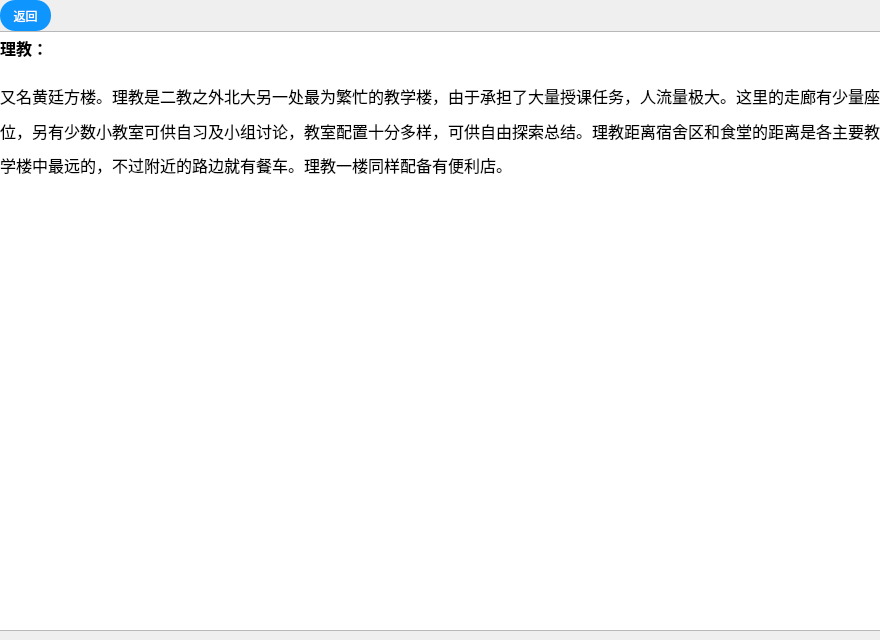
<?xml version="1.0" encoding="UTF-8"?>
<ui version="4.0">
 <class>a_lijiao</class>
 <widget class="QDialog" name="a_lijiao">
  <property name="geometry">
   <rect>
    <x>0</x>
    <y>0</y>
    <width>880</width>
    <height>640</height>
   </rect>
  </property>
  <property name="windowTitle">
   <string>Dialog</string>
  </property>
  <widget class="QPushButton" name="pushButton">
   <property name="geometry">
    <rect>
     <x>0</x>
     <y>0</y>
     <width>51</width>
     <height>31</height>
    </rect>
   </property>
   <property name="styleSheet">
    <string notr="true">QPushButton
{
    font-family:Microsoft Yahei;
    font:=20px;
    color:white;
    background-color:rgb(14 , 150 , 254);
    border-radius:15px;
    height:20px;
    width:20px;
}

QPushButton:hover
{
    background-color:rgb(44 , 137 , 255);
}

QPushButton:pressed
{
    background-color:rgb(14 , 150 , 254);
    padding-left:3px;
    padding-top:3px;
}</string>
   </property>
   <property name="text">
    <string>返回</string>
   </property>
  </widget>
  <widget class="QTextBrowser" name="textBrowser">
   <property name="geometry">
    <rect>
     <x>-5</x>
     <y>31</y>
     <width>901</width>
     <height>600</height>
    </rect>
   </property>
   <property name="html">
    <string>&lt;!DOCTYPE HTML PUBLIC &quot;-//W3C//DTD HTML 4.0//EN&quot; &quot;http://www.w3.org/TR/REC-html40/strict.dtd&quot;&gt;
&lt;html&gt;&lt;head&gt;&lt;meta name=&quot;qrichtext&quot; content=&quot;1&quot; /&gt;&lt;meta charset=&quot;utf-8&quot; /&gt;&lt;style type=&quot;text/css&quot;&gt;
p, li { white-space: pre-wrap; }
hr { height: 1px; border-width: 0; }
li.unchecked::marker { content: &quot;\2610&quot;; }
li.checked::marker { content: &quot;\2612&quot;; }
&lt;/style&gt;&lt;/head&gt;&lt;body style=&quot; font-family:'Microsoft YaHei UI'; font-size:9pt; font-weight:400; font-style:normal;&quot;&gt;
&lt;p style=&quot; margin-top:12px; margin-bottom:12px; margin-left:0px; margin-right:0px; -qt-block-indent:0; text-indent:0px; line-height:150%;&quot;&gt;&lt;span style=&quot; font-family:'宋体'; font-size:12pt; font-weight:700;&quot;&gt;理教：&lt;/span&gt;&lt;span style=&quot; font-size:12pt;&quot;&gt; &lt;/span&gt;&lt;/p&gt;
&lt;p style=&quot; margin-top:12px; margin-bottom:12px; margin-left:0px; margin-right:0px; -qt-block-indent:0; text-indent:0px; line-height:150%;&quot;&gt;&lt;span style=&quot; font-family:'宋体'; font-size:12pt;&quot;&gt;又名黄廷方楼。理教是二教之外北大另一处最为繁忙的教学楼，由于承担了大量授课任务，人流量极大。这里的走廊有少量座位，另有少数小教室可供自习及小组讨论，教室配置十分多样，可供自由探索总结。理教距离宿舍区和食堂的距离是各主要教学楼中最远的，不过附近的路边就有餐车。理教一楼同样配备有便利店。&lt;/span&gt;&lt;span style=&quot; font-size:12pt;&quot;&gt; &lt;/span&gt;&lt;/p&gt;
&lt;p style=&quot; margin-top:12px; margin-bottom:12px; margin-left:0px; margin-right:0px; -qt-block-indent:0; text-indent:0px; line-height:150%;&quot;&gt;&lt;img src=&quot;:/a/aTeachingBuilding/lijiao2.jpg&quot; /&gt;&lt;/p&gt;&lt;/body&gt;&lt;/html&gt;</string>
   </property>
  </widget>
 </widget>
 <resources/>
 <connections/>
</ui>
